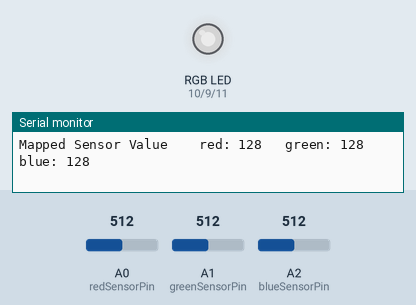
The sketch below on a simulated Arduino Uno, built with avr-gcc and run on an emulated ATmega328P. On the bench: an RGB LED mixed from three pins (HIGH = lit), the last lines printed to the serial monitor. Inputs (shaded band) come from the test bench; at power-on: A0 (redSensorPin) = 512, A1 (greenSensorPin) = 512, A2 (blueSensorPin) = 512. Dim RGB values are drawn brighter than linear.

Above: at 1.2 s.
1.3 s: A0 (redSensorPin) set to 716
At 2.7 s:
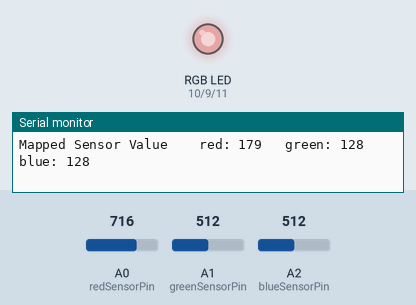
3.0 s: A1 (greenSensorPin) set to 716
At 4.3 s:
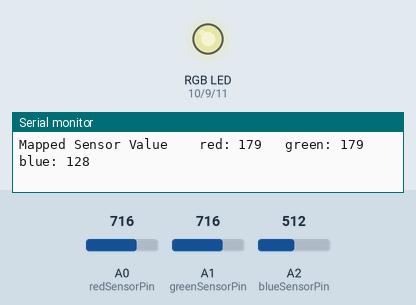
4.9 s: A2 (blueSensorPin) set to 716
At 5.8 s:
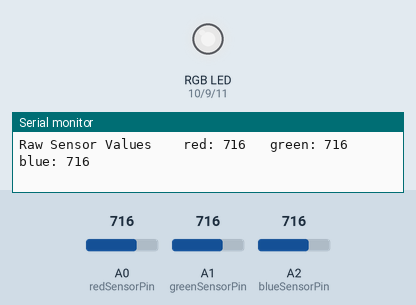
6.8 s: A0 (redSensorPin) set to 410
At 8.1 s:
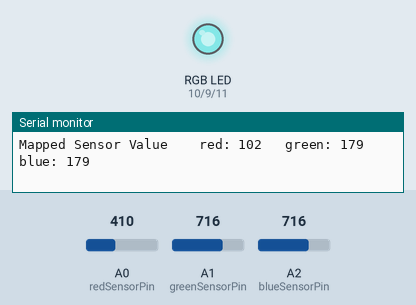
8.4 s: A0 (redSensorPin) set to 387
At 9.6 s:
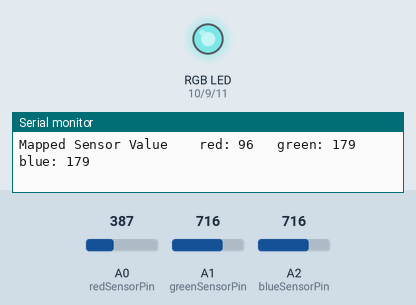
10.2 s: A1 (greenSensorPin) set to 900
At 10.9 s:
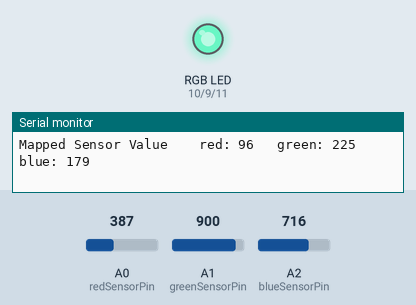
Timing chart, 0 to 13.0 s (numbered marks = the images above; inputs shaded):
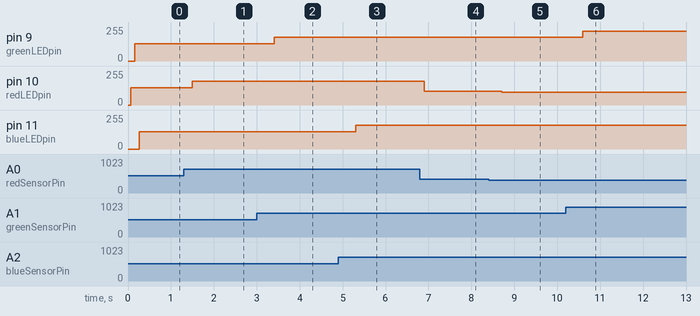

The sketch:

Project4.ino.ino
```cpp
//Using a Tri-color LED and three phototransistors, you'll create a lamp that smoothly changes colors depending on external lighting conditions

const int greenLEDpin = 9;
const int redLEDpin = 10;
const int blueLEDpin = 11;

const int redSensorPin =  A0;
const int greenSensorPin = A1;
const int blueSensorPin = A2;

int redValue = 0;
int greenValue = 0;
int blueValue = 0;

int redSensorValue = 0;
int greenSensorValue = 0;
int blueSensorValue = 0;

void setup() {
   // put your setup code here, to run once:
  Serial.begin(9600);
  pinMode(greenLEDpin, OUTPUT);
  pinMode(redLEDpin, OUTPUT);
  pinMode(blueLEDpin, OUTPUT);
}

void loop() {
  // put your main code here, to run repeatedly:
  redSensorValue = analogRead(redSensorPin);
  delay(5);
  greenSensorValue = analogRead(greenSensorPin);
  delay(5);
  blueSensorValue = analogRead(blueSensorPin);
  delay(5);
  Serial.print("Raw Sensor Values \t red: ");
  Serial.print(redSensorValue);
  Serial.print("\t green: ");
  Serial.print(greenSensorValue);
  Serial.print("\t blue: ");
  Serial.println(blueSensorValue);

  redValue = redSensorValue/4;
  greenValue = greenSensorValue/4;
  blueValue = blueSensorValue/4;

  Serial.print("Mapped Sensor Value \t red: ");
  Serial.print(redValue);
  Serial.print("\t green: ");
  Serial.print(greenValue);
  Serial.print("\t blue: ");
  Serial.println(blueValue);

  analogWrite(redLEDpin, redValue);
  delay(100);
  analogWrite(greenLEDpin, greenValue);
  delay(100);
  analogWrite(blueLEDpin, blueValue);
  delay(100);

}
```

Measured:
- after the input at 1.3 s, pin 10 (redLEDpin): 128/255 → 179/255 after 0.20 s
- after the input at 3.0 s, pin 9 (greenLEDpin): 128/255 → 179/255 after 0.40 s
- after the input at 4.9 s, pin 11 (blueLEDpin): 128/255 → 179/255 after 0.40 s
- after the input at 6.8 s, pin 10 (redLEDpin): 179/255 → 102/255 after 0.10 s
- after the input at 8.4 s, pin 10 (redLEDpin): 102/255 → 96/255 after 0.30 s
- after the input at 10.2 s, pin 9 (greenLEDpin): 179/255 → 225/255 after 0.40 s
